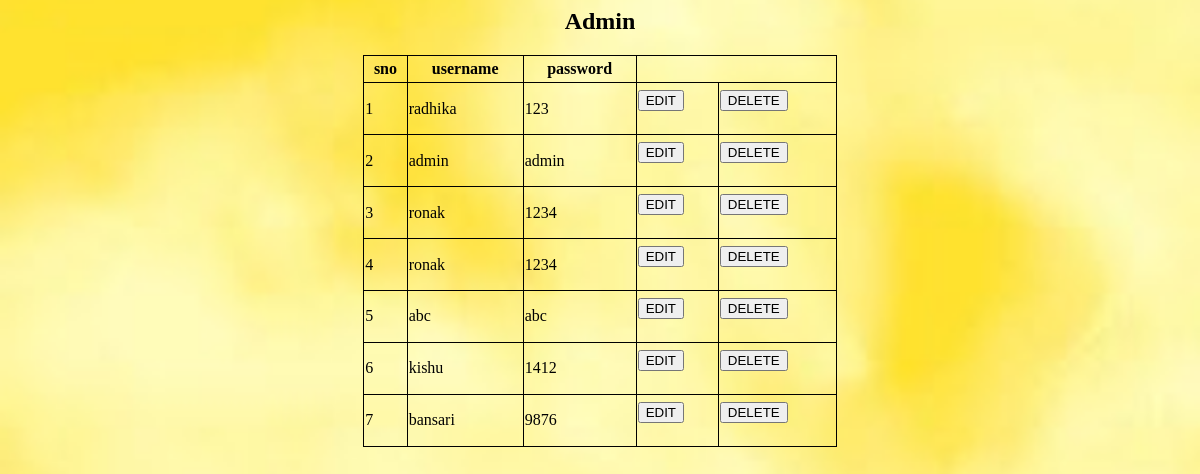
Page /fetch.php on the committed database.
### tables this page shows
CREATE TABLE `users` (
  `sno` int(30) NOT NULL,
  `username` varchar(20) NOT NULL,
  `password` varchar(23) NOT NULL,
  `dt` datetime NOT NULL
);

### fetch.php (the view, shortened to what this page needs)
<?php
include('includes/config.php');
?>
<head>
</head>
<div class="container-fluid">
    <div class="card shadow mb-4">
        <div class="card-header py-3">
            <h2 class="m-0 font-weight-bold text-primary" style="font: size 10px; text-align:center;">Admin</h2>
        </div>
        <div class="card-body">
            <div class="table-responsive">
            <?php
                $query = "SELECT * FROM users";
                $query_run = mysqli_query($con, $query);
            ?>
                <table class="table table-bordered" id="dataTable" width="100%" cellspacing="0">
                    <th>sno</th>
                    <th>username</th>
                    <th>password</th>
                    <tbody>
                        <?php
                        if(mysqli_num_rows($query_run) > 0)
                        {
                            while($row = mysqli_fetch_assoc($query_run))
                            {
                        ?>
                            <tr>
                                <td><?php  echo $row['sno']; ?></td>
                                <td><?php  echo $row['username']; ?></td>
                                <td><?php  echo $row['password']; ?></td>
                                <td>
                                    <form action="fupdate.php" method="post">
                                        <button type="submit" name="edit_btn" class="btn btn-success"> EDIT</button>
                                    </form>
                                </td>
                                <td>
                                    <form action="code.php" method="post">
                                        <button type="submit" name="delete_btn" class="btn btn-danger"> DELETE</button>
                                    </form>
                                </td>
                            </tr>
                        <?php
                            }
                        }
                        else {
                            echo "No Record Found";
                        }
                        ?>
                    </tbody>
                </table>
            </div>
        </div>
    </div>
</div>

### fetch.php (style rules this page uses)
table, td,th { border: 1px solid; color:black; }
table { width: 40%; border-collapse: collapse; height: 50%; margin:auto; }

### rows in the picture
users: sno "1", username "radhika", password "123"
users: sno "2", username "admin", password "admin"
users: sno "3", username "ronak", password "1234"
users: sno "4", username "ronak", password "1234"
users: sno "5", username "abc", password "abc"
users: sno "6", username "kishu", password "1412"
users: sno "7", username "bansari", password "9876"
